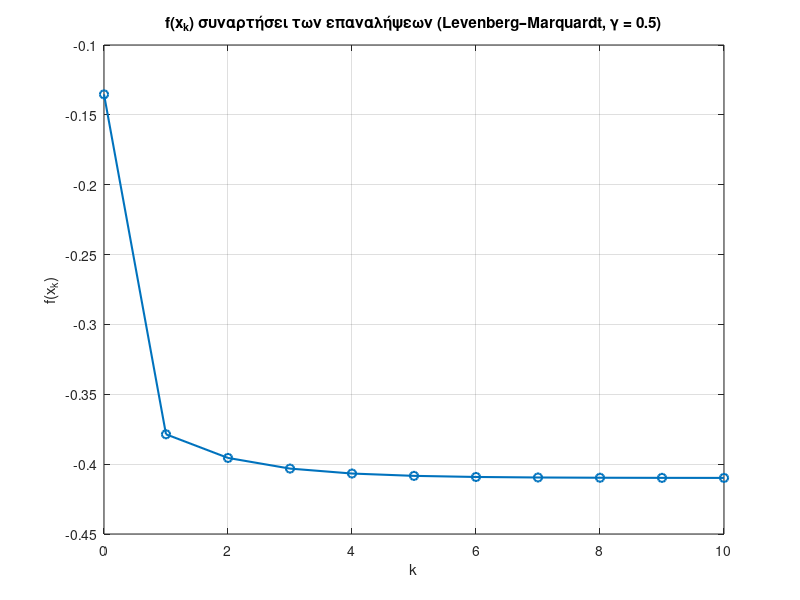

This figure's MATLAB source:
%% Levenberg–Marquardt για f(x,y) = x^3 * exp(-x^2 - y^4)
clear; clc;

% Αντικειμενική συνάρτηση
f = @(x) x(1).^3 .* exp(-x(1).^2 - x(2).^4);

% Κλίση
gradf = @(x) [ ...
    x(1).^2 .* (3 - 2*x(1).^2) .* exp(-x(1).^2 - x(2).^4); ...
   -4*x(1).^3 .* x(2).^3 .* exp(-x(1).^2 - x(2).^4)       ];

% Hessian
Hessf = @(x) [ ...
    (4*x(1).^5 - 14*x(1).^3 + 6*x(1)) .* exp(-x(1).^2 - x(2).^4), ...
     (8*x(1).^4 .* x(2).^3 - 12*x(1).^2 .* x(2).^3) .* exp(-x(1).^2 - x(2).^4); ...
     (8*x(1).^4 .* x(2).^3 - 12*x(1).^2 .* x(2).^3) .* exp(-x(1).^2 - x(2).^4), ...
     (16*x(1).^3 .* x(2).^6 - 12*x(1).^3 .* x(2).^2) .* exp(-x(1).^2 - x(2).^4) ];

% Παράμετροι μεθόδου
gamma   = 0.5;   % σταθερό βήμα
mu      = 1.0;   % παράμετρος Levenberg–Marquardt (σταθερή εδώ)
maxIter = 10;
tol     = 1e-6;

% Αρχικό σημείο
xk = [-1; -1];

% Αποθήκευση τιμών f(x_k)
f_values = f(xk);   % f(x_0)

for k = 1:maxIter
    g = gradf(xk);

    % Έλεγχος σύγκλισης
    if norm(g) < tol
        fprintf('Σύγκλιση στο k = %d, x* = [%g  %g]^T\n', ...
                k-1, xk(1), xk(2));
        break;
    end

    H  = Hessf(xk);
    Bk = H + mu * eye(2);   % τροποποιημένη Hessian
    dk = -Bk \ g;           % διεύθυνση Levenberg–Marquardt

    % Ενημέρωση με σταθερό γ
    xk = xk + gamma * dk;

    % Αποθήκευση f(x_k)
    f_values(end+1,1) = f(xk);
end

% Δείκτης επαναλήψεων
k_vec = 0:length(f_values)-1;

% Γράφημα f(x_k) ως προς k
figure;
plot(k_vec, f_values, 'o-', 'LineWidth', 1.5);
grid on;
xlabel('k');
ylabel('f(x_k)');
title('f(x_k) συναρτήσει των επαναλήψεων (Levenberg–Marquardt, \gamma = 0.5)');
